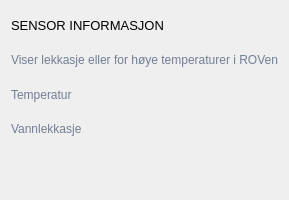
                                  <widget class="QFrame" name="sensor_container">
                                   <property name="minimumSize">
                                    <size>
                                     <width>0</width>
                                     <height>200</height>
                                    </size>
                                   </property>
                                   <property name="frameShape">
                                    <enum>QFrame::NoFrame</enum>
                                   </property>
                                   <property name="frameShadow">
                                    <enum>QFrame::Raised</enum>
                                   </property>
                                   <layout class="QVBoxLayout" name="verticalLayout_17">
                                    <item>
                                     <widget class="QLabel" name="sensor_title">
                                      <property name="font">
                                       <font>
                                        <family>Segoe UI</family>
                                        <pointsize>10</pointsize>
                                        <weight>50</weight>
                                        <italic>false</italic>
                                        <bold>false</bold>
                                       </font>
                                      </property>
                                      <property name="styleSheet">
                                       <string notr="true"/>
                                      </property>
                                      <property name="text">
                                       <string>SENSOR INFORMASJON</string>
                                      </property>
                                     </widget>
                                    </item>
                                    <item>
                                     <widget class="QLabel" name="sensor_label">
                                      <property name="styleSheet">
                                       <string notr="true">color: rgb(113, 126, 149);</string>
                                      </property>
                                      <property name="lineWidth">
                                       <number>1</number>
                                      </property>
                                      <property name="text">
                                       <string>Viser lekkasje eller for høye temperaturer i ROVen</string>
                                      </property>
                                      <property name="alignment">
                                       <set>Qt::AlignLeading|Qt::AlignLeft|Qt::AlignVCenter</set>
                                      </property>
                                     </widget>
                                    </item>
                                    <item>
                                     <widget class="QLabel" name="sensor_temp_label">
                                      <property name="styleSheet">
                                       <string notr="true">color: rgb(113, 126, 149);</string>
                                      </property>
                                      <property name="lineWidth">
                                       <number>1</number>
                                      </property>
                                      <property name="text">
                                       <string>Temperatur</string>
                                      </property>
                                      <property name="alignment">
                                       <set>Qt::AlignLeading|Qt::AlignLeft|Qt::AlignVCenter</set>
                                      </property>
                                     </widget>
                                    </item>
                                    <item>
                                     <widget class="QLabel" name="sensor_lekk_label_2">
                                      <property name="styleSheet">
                                       <string notr="true">color: rgb(113, 126, 149);</string>
                                      </property>
                                      <property name="lineWidth">
                                       <number>1</number>
                                      </property>
                                      <property name="text">
                                       <string>Vannlekkasje</string>
                                      </property>
                                      <property name="alignment">
                                       <set>Qt::AlignLeading|Qt::AlignLeft|Qt::AlignVCenter</set>
                                      </property>
                                     </widget>
                                    </item>
                                    <item>
                                     <widget class="QLabel" name="sensor_lekk_label">
                                      <property name="minimumSize">
                                       <size>
                                        <width>0</width>
                                        <height>40</height>
                                       </size>
                                      </property>
                                      <property name="styleSheet">
                                       <string notr="true">color: rgb(113, 126, 149);</string>
                                      </property>
                                      <property name="lineWidth">
                                       <number>1</number>
                                      </property>
                                      <property name="text">
                                       <string/>
                                      </property>
                                      <property name="alignment">
                                       <set>Qt::AlignLeading|Qt::AlignLeft|Qt::AlignVCenter</set>
                                      </property>
                                     </widget>
                                    </item>
                                   </layout>
                                  </widget>
